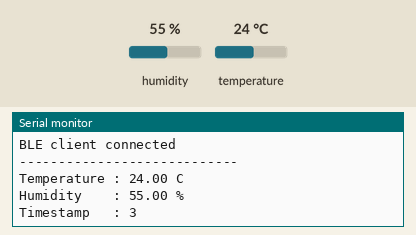
Recording of a sketch running on a simulated ESP32. Shown: the last lines printed to the serial monitor. The test bench sets the inputs (shaded band); at power-on: humidity 55 %, temperature 24 °C. Nothing arrives over Bluetooth unless stated; a phone connects over Bluetooth LE 3 s after start.

Above: at 3.8 s.
3.9 s: humidity set to 22 %
At 6.5 s:
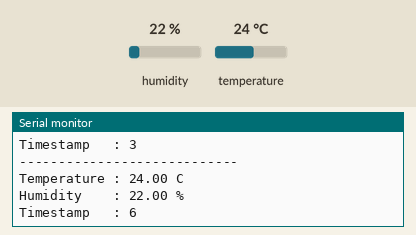
7.8 s: temperature set to 12 °C
At 10.5 s:
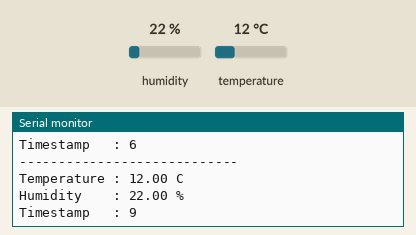
11.7 s: humidity set to 40 %
At 13.2 s:
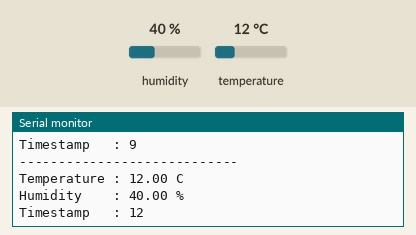
Timing chart, 0 to 14.7 s (numbered marks = the images above; inputs shaded):
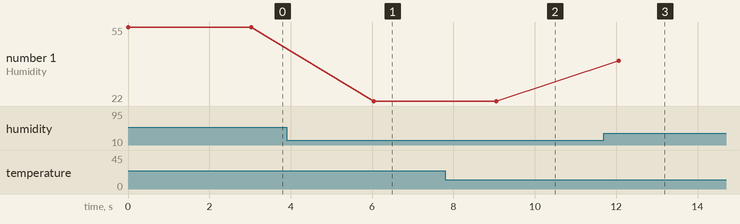

The sketch:

ble_sensor.ino
```cpp
#include <BLEDevice.h>
#include <BLEServer.h>
#include <BLEUtils.h>
#include <BLE2901.h>
#include <BLE2902.h>
#include <DHTesp.h>

// initialize dht sensor
DHTesp dht;

// dht11 data pin
const int DHT_PIN = 15;

// environmental sensing service
#define SERVICE_UUID "0000181A-0000-1000-8000-00805F9B34FB"

// standard bluetooth sig characteristics
#define TEMP_UUID "00002A6E-0000-1000-8000-00805F9B34FB"
#define HUM_UUID  "00002A6F-0000-1000-8000-00805F9B34FB"

// custom timestamp characteristic
#define TIME_UUID "12345678-1234-5678-1234-56789ABCDEF1"

BLEServer *server;
BLEService *service;

BLECharacteristic *tempChar;
BLECharacteristic *humChar;
BLECharacteristic *timeChar;

bool deviceConnected = false;

// handle client connect/disconnect
class ServerCallbacks : public BLEServerCallbacks {
  void onConnect(BLEServer *) override {
    deviceConnected = true;
    Serial.println("BLE client connected");
  }

  void onDisconnect(BLEServer *s) override {
    deviceConnected = false;
    Serial.println("BLE client disconnected");
    delay(100);
    s->startAdvertising();
  }
};

void setup() {

  // initialize serial monitor
  Serial.begin(115200);

  // initialize dht11
  dht.setup(DHT_PIN, DHTesp::DHT11);

  // initialize ble
  BLEDevice::init("ESP32 Environmental Sensor");

  // create server
  server = BLEDevice::createServer();
  server->setCallbacks(new ServerCallbacks());

  // create environmental sensing service
  service = server->createService(SERVICE_UUID);

  // create temperature characteristic
  tempChar = service->createCharacteristic(
      TEMP_UUID,
      BLECharacteristic::PROPERTY_READ |
      BLECharacteristic::PROPERTY_NOTIFY);

  BLE2901 *tempDesc = new BLE2901();
  tempDesc->setDescription("Temperature (C)");
  tempChar->addDescriptor(tempDesc);
  tempChar->addDescriptor(new BLE2902());

  // create humidity characteristic
  humChar = service->createCharacteristic(
      HUM_UUID,
      BLECharacteristic::PROPERTY_READ |
      BLECharacteristic::PROPERTY_NOTIFY);

  BLE2901 *humDesc = new BLE2901();
  humDesc->setDescription("Humidity (%)");
  humChar->addDescriptor(humDesc);
  humChar->addDescriptor(new BLE2902());

  // create timestamp characteristic
  timeChar = service->createCharacteristic(
      TIME_UUID,
      BLECharacteristic::PROPERTY_READ |
      BLECharacteristic::PROPERTY_NOTIFY);

  BLE2901 *timeDesc = new BLE2901();
  timeDesc->setDescription("Timestamp (seconds)");
  timeChar->addDescriptor(timeDesc);
  timeChar->addDescriptor(new BLE2902());

  // start service
  service->start();

  // start advertising
  BLEAdvertising *adv = BLEDevice::getAdvertising();
  adv->addServiceUUID(SERVICE_UUID);
  adv->setScanResponse(true);
  BLEDevice::startAdvertising();

  Serial.println("BLE Environmental Sensor Started");
}

void loop() {

  // read sensor every 3 seconds
  TempAndHumidity data = dht.getTempAndHumidity();

  if (!isnan(data.temperature) && !isnan(data.humidity)) {

    // encode according to bluetooth sig specification
    int16_t tempValue = (int16_t)(data.temperature * 100);
    uint16_t humValue = (uint16_t)(data.humidity * 100);

    tempChar->setValue((uint8_t *)&tempValue, sizeof(tempValue));
    humChar->setValue((uint8_t *)&humValue, sizeof(humValue));

    String timestamp = String(millis() / 1000);
    timeChar->setValue(timestamp.c_str());

    if (deviceConnected) {
      tempChar->notify();
      humChar->notify();
      timeChar->notify();
    }

    Serial.println("----------------------------");
    Serial.print("Temperature : ");
    Serial.print(data.temperature);
    Serial.println(" C");

    Serial.print("Humidity    : ");
    Serial.print(data.humidity);
    Serial.println(" %");

    Serial.print("Timestamp   : ");
    Serial.println(timestamp);
  } else {
    Serial.println("Failed to read DHT11");
  }

  delay(3000);
}
```

Measured:
- after the input at 3.9 s, the serial monitor: prints a new line after 2.1 s (image 1)
- after the input at 7.8 s, the serial monitor: prints a new line after 1.2 s (image 2)
- after the input at 11.7 s, the serial monitor: prints a new line after 0.36 s (image 3)
- plotted number 1: 55 → 22 after the input at 3.9 s, 22 → 40 after the input at 11.7 s
